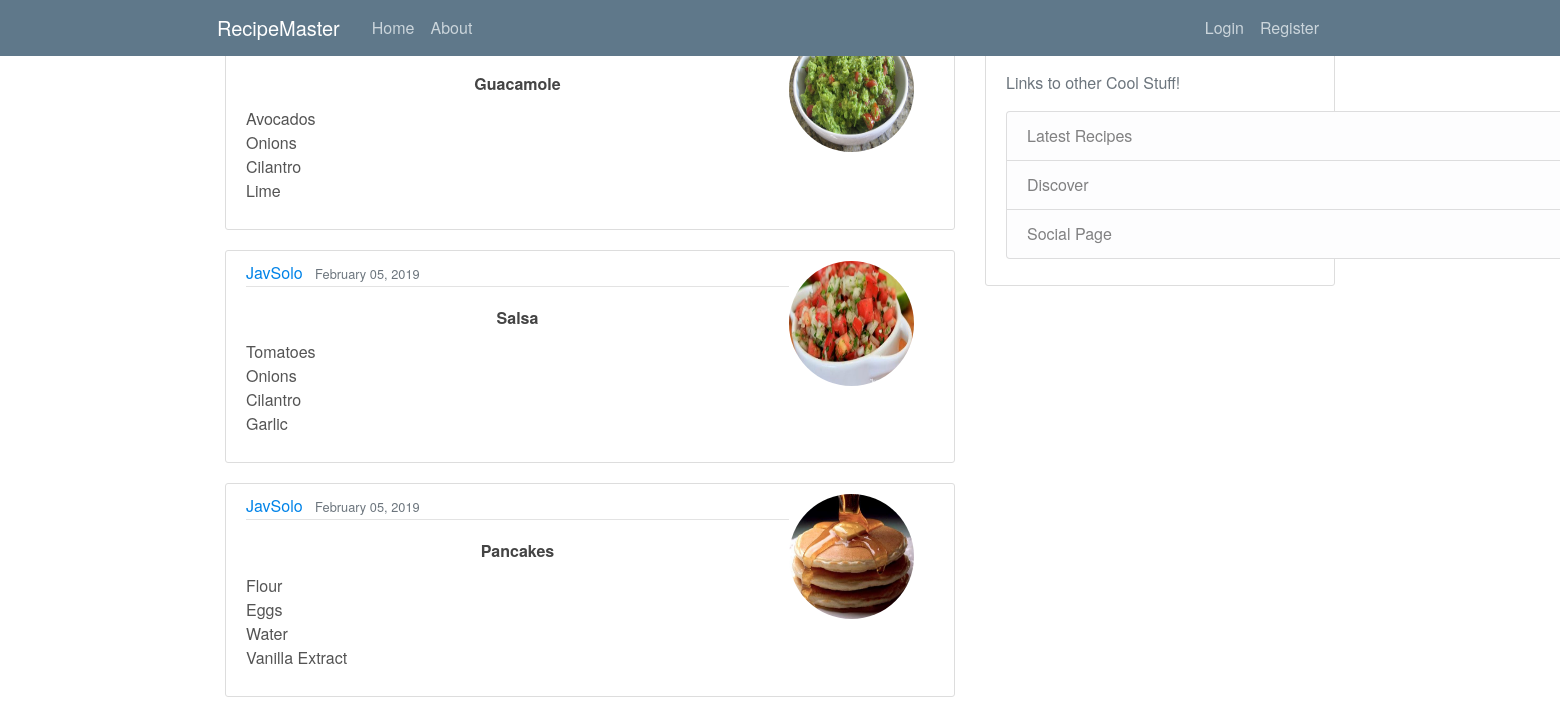
The page / on the database its author committed.
### master_app/models.py (models this page shows, shortened)
class Recipe(models.Model):
    recipe_name = models.CharField(max_length=100)
    image = models.ImageField(default='food_default.jpg', upload_to='recipe_pics')
    content = models.TextField(max_length=100)
    date_posted = models.DateTimeField(default=timezone.now)
    recipe_creator = models.ForeignKey(User, on_delete=models.CASCADE)

### master_app/views.py (the view)
# urls.py: path('', views.home, name='master-home'),
def home(request):
    context = {
        'recipes': Recipe.objects.all()
    }
    return render(request, 'master_app/home.html', context)

### master_app/templates/master_app/home.html
{% extends "master_app/base.html" %}
{% load crispy_forms_tags %}
{% block content %}
    {% for recipe in recipes %}
        <article class="media content-section">
          <div class="media-body">
            <div class="article-metadata">
              <a class="mr-2" href="#">{{ recipe.recipe_creator }}</a>
              <small class="text-muted">{{ recipe.date_posted|date:"F d, Y" }}</small>
            </div>
            <h2><a class="article-title" href="#">{{ recipe.recipe_name }}</a></h2>
            <p class="article-content">{{ recipe.content }}</p>
          </div>
          <img class="rounded-circle account-img" src="{{ recipe.image.url }}">
        </article>
    {% endfor %}
{% endblock content %}

### master_app/templates/master_app/base.html (shortened to what this page needs)
{% load static %}
<!DOCTYPE HTML>
<html>
<head>
        <head>
            <link rel="stylesheet" href="https://stackpath.bootstrapcdn.com/bootstrap/4.2.1/css/bootstrap.min.css">
            <link rel="stylesheet" type="text/css" href="{% static 'master_app/main.css' %}">
            <link rel="stylesheet" type ="text/css" href="cooler_main.css">
        </head>
</head>
<body>
    <header class="site-header">
        <nav class="navbar navbar-expand-md navbar-nav navbar-dark bg-steel fixed-top">
            <div class="container">
                <a class="navbar-brand mr-4" href="{% url 'master-home' %}">RecipeMaster</a>
                <div class="collapse navbar-collapse" id="navbarToggle">
                    <div class="navbar-nav mr-auto">
                      <a class="nav-item nav-link" href="{% url 'master-home' %}">Home</a>
                      <a class="nav-item nav-link" href="{% url 'master-about' %}">About</a>
                    </div>
                    <div class="navbar-nav">
                        {% if user.is_authenticated %}
                            <a class="nav-item nav-link" href="{% url 'profile' %}">Profile</a>
                            <a class="nav-item nav-link" href="{% url 'logout' %}">Logout</a>
                        {% else %}
                            <a class="nav-item nav-link" href="{% url 'login' %}">Login</a>
                            <a class="nav-item nav-link" href="{% url 'register' %}">Register</a>
                        {% endif %}
                    </div>
                </div>
            </div>
        </nav>
    </header>
    <main role="main" class="container">
        <div class="row">
            <div class="col-md-8">
                {% block content %}{% endblock %}
            </div>
            <div class="col-md-4">
                <div class="content-section">
                  <h3>Our Sidebar</h3>
                  <p class='text-muted'>Links to other Cool Stuff!
                    <ul class="list-group">
                      <li class="list-group-item list-group-item-light">Latest Recipes</li>
                      <li class="list-group-item list-group-item-light">Discover</li>
                      <li class="list-group-item list-group-item-light">Social Page</li>
                    </ul>
                  </p>
                </div>
            </div>
        </div>
    </main>
</body>
</html>

### master_app/static/master_app/main.css (style rules this page uses)
body { background: #fafafa; color: #333333; margin-top: 5rem; }
h1, h2, h3, h4, h5, h6 { color: #444444; }
ul { margin: 0; }
.bg-steel { background-color: #5f788a; }
.site-header .navbar-nav .nav-link { color: #cbd5db; }
.content-section { background: #ffffff; padding: 10px 20px; border: 1px solid #dddddd; border-radius: 3px; margin-bottom: 20px; }
.article-title { color: #444444; }
.article-content { white-space: pre-line; }
.article-metadata { padding-bottom: 1px; margin-bottom: 4px; border-bottom: 1px solid #e3e3e3 }
.account-img { height: 125px; width: 125px; margin-right: 20px; margin-bottom: 16px; }

### master_app/templates/master_app/cooler_main.css (style rules this page uses)
html { background: #e6e9e9; -webkit-font-smoothing: antialiased; }
body { background: #fff; box-shadow: 0 0 2px rgba(0, 0, 0, 0.06); color: #545454; font-family: "Helvetica Neue", Helvetica, Arial, sans-serif; font-size: 16px; line-height: 1.5; margin: 0 auto; max-width: 1500x; padding: 1em 1em 0.5em; }
h1, h2, h3 { color: #222; font-weight: 600; line-height: 1.3; text-align: center; }
li { width: 900px; padding: 20px; }
a { color: #0083e8; font-size: 12pt; }

### rows shown on the page
Recipe: recipe_name "Guacamole", content "Avocados Onions Cilantro Lime", image (picture)
Recipe: recipe_creator "JavSolo", date_posted "February 05, 2019", recipe_name "Salsa", content "Tomatoes Onions Cilantro Garlic", image (picture)
Recipe: recipe_creator "JavSolo", date_posted "February 05, 2019", recipe_name "Pancakes", content "Flour Eggs Water Vanilla Extract", image (picture)
